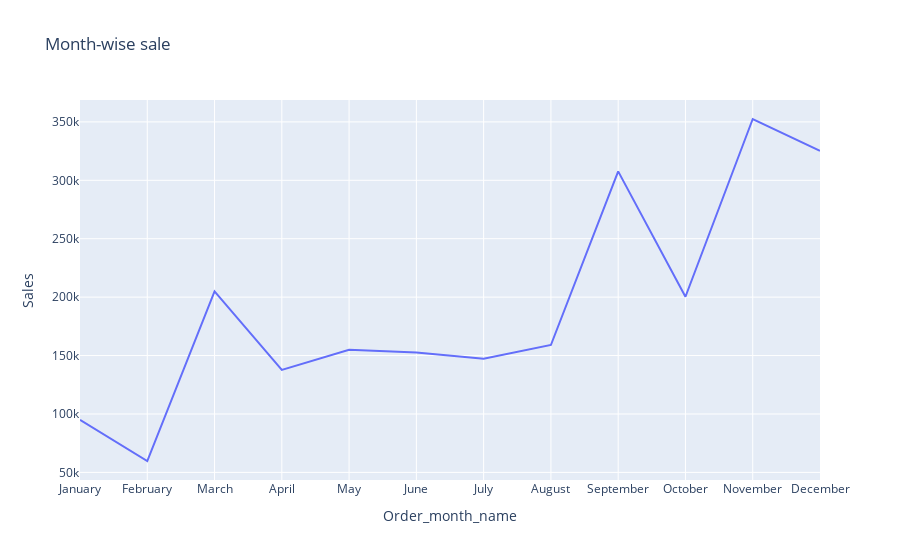

Here is the notebook cell this chart was saved with:
### Code cell
px.line(month,x = "Order_month_name",y="Sales",title="Month-wise sale")

### Figure 1 — Plotly figure (JSON) as saved in the notebook; plotly's stock layout.template omitted (floating-point values rounded to 4 significant figures)
{"data": [{"hovertemplate": "Order_month_name=%{x}<br>Sales=%{y}<extra></extra>", "legendgroup": "", "line": {"color": "#636efa", "dash": "solid"}, "marker": {"symbol": "circle"}, "mode": "lines", "name": "", "orientation": "v", "showlegend": false, "type": "scatter", "x": ["January", "February", "March", "April", "May", "June", "July", "August", "September", "October", "November", "December"], "xaxis": "x", "y": [94920.0, 59750.0, 205000.0, 137800.0, 155000.0, 152700.0, 147200.0, 159000.0, 307600.0, 200300.0, 352500.0, 325300.0], "yaxis": "y"}], "layout": {"legend": {"tracegroupgap": 0}, "title": {"text": "Month-wise sale"}, "xaxis": {"anchor": "y", "domain": [0, 1], "title": {"text": "Order_month_name"}}, "yaxis": {"anchor": "x", "domain": [0, 1], "title": {"text": "Sales"}}}}
